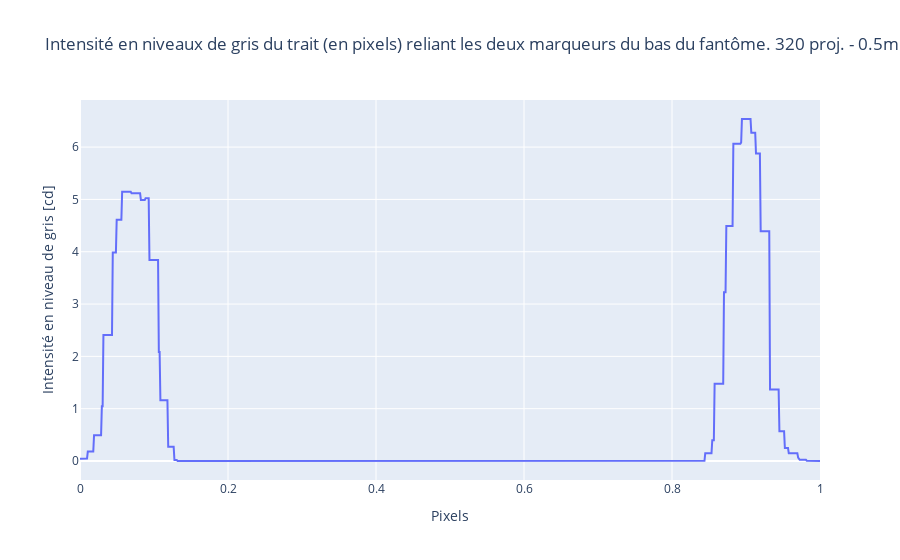

Source (notebook cell):
### Code cell
df_data = pd.read_csv('8-320Proj_0.5mm_distance_marqueurs_bas.csv')

y_data = df_data.Value
y_data_liste = list(y_data)
x_data = df_data.Pixels
x_data_liste = list(x_data)

# normalisons
range_x = max(x_data_liste) - min(x_data_liste)

new_x = []
for i in range(len(x_data_liste)):
    new_x.append(x_data_liste[i]/range_x)

fig = px.line(df_data, x = new_x, y = 'Value', title='Intensité en niveaux de gris du trait (en pixels) reliant les deux marqueurs du bas du fantôme. 320 proj. - 0.5mm', labels={"x":"Pixels", "Value":"Intensité en niveau de gris [cd]"})
fig.show()

y_data_200_1 = []
for i in range(150):
    y_data_200_1.append(y_data_liste[i])
y_max_1 = max(y_data_200_1)
print("le premier maximum est", y_max_1)

y_data_200_2 = []
for i in range(750,930):
    y_data_200_2.append(y_data_liste[i])
y_max_2 = max(y_data_200_2)
print("le deuxième maximum est", y_max_2)

pos_x_max_1 = y_data_liste.index(y_max_1)
pos_x_max_2 = y_data_liste.index(y_max_2)

x_value_at_max_1 = x_data_liste[pos_x_max_1]/range_x
x_value_at_max_2 = x_data_liste[pos_x_max_2]/range_x

dist = x_value_at_max_2 - x_value_at_max_1
print("la distance entre les deux maximums est", dist, "pixels")
diff = abs(dist_reference - dist)
print("la différence avec la distance en 2D (la distance de référence) est", diff)

incertitude = 0.05/max(x_data_liste)
incertitude_distance = np.sqrt((incertitude**2) + (incertitude**2))
inc_diff_dist_avec_ref = np.sqrt((incertitude_distance**2) + (incertitude_distance_ref**2))
print("la nouvelle incertitude sur chaque mesure est", incertitude)
print("la nouvelle incertitude sur la distance est", incertitude_distance)
print("la nouvelle incertitude sur la différence de distance entre celle-ci et la distance en 2D (référence) est", inc_diff_dist_avec_ref)

### Figure 1 — Plotly figure (JSON) as saved in the notebook; plotly's stock layout.template omitted (floating-point values rounded to 4 significant figures; data arrays with more than 128 entries replaced by an {"elided": "..."} marker saying what was removed)
{"data": [{"hovertemplate": "Pixels=%{x}<br>Intensité en niveau de gris [cd]=%{y}<extra></extra>", "legendgroup": "", "line": {"color": "#636efa", "dash": "solid"}, "marker": {"symbol": "circle"}, "mode": "lines", "name": "", "orientation": "v", "showlegend": false, "type": "scatter", "x": {"elided": "949 float values"}, "xaxis": "x", "y": {"elided": "949 float values"}, "yaxis": "y"}], "layout": {"legend": {"tracegroupgap": 0}, "title": {"text": "Intensité en niveaux de gris du trait (en pixels) reliant les deux marqueurs du bas du fantôme. 320 proj. - 0.5mm"}, "xaxis": {"anchor": "y", "domain": [0, 1], "title": {"text": "Pixels"}}, "yaxis": {"anchor": "x", "domain": [0, 1], "title": {"text": "Intensité en niveau de gris [cd]"}}}}
